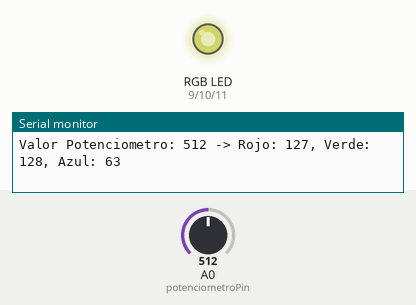
A sketch run on a simulated Arduino Uno, built with avr-gcc and run on an emulated ATmega328P. On the bench: an RGB LED mixed from three pins (HIGH = lit), the last lines printed to the serial monitor. Inputs (shaded band) come from the test bench; at power-on: A0 (potenciometroPin) = 512. Dim RGB values are drawn brighter than linear.

Above: at 1.2 s.
1.3 s: A0 (potenciometroPin) set to 607
At 1.6 s:
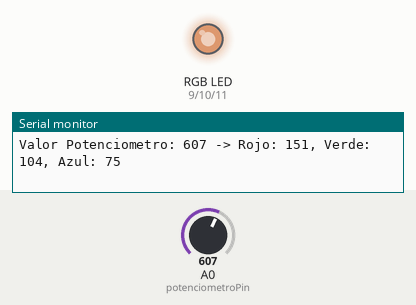
2.8 s: A0 (potenciometroPin) set to 639
At 3.4 s:
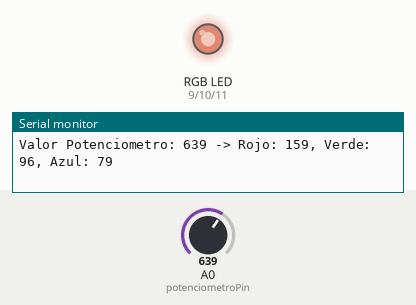
5.8 s: A0 (potenciometroPin) set to 0
At 6.9 s:
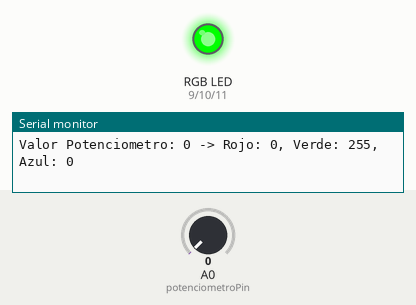
7.3 s: A0 (potenciometroPin) set to 122
At 8.5 s:
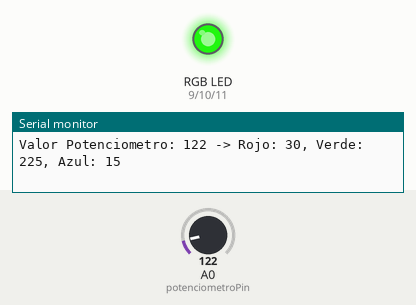
8.8 s: A0 (potenciometroPin) set to 306
At 9.2 s:
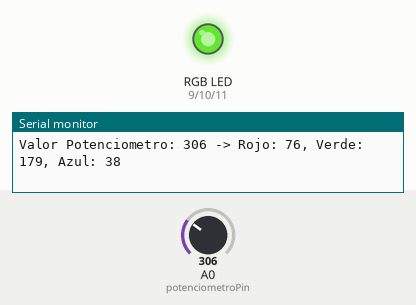
10.3 s: A0 (potenciometroPin) set to 384
At 10.8 s:
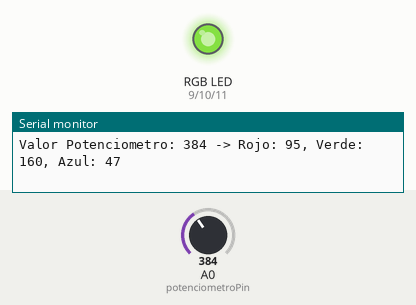
13.3 s: A0 (potenciometroPin) set to 410
Timing chart, 0 to 16.3 s (numbered marks = the images above; inputs shaded):
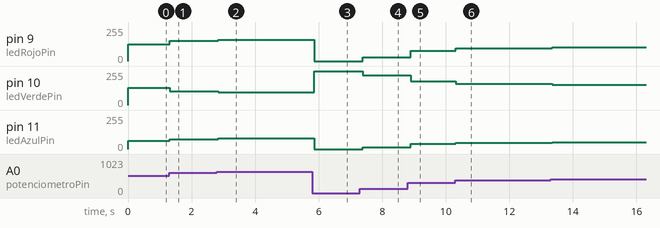

Measured:
- after the input at 1.3 s, pin 9 (ledRojoPin): 127/255 → 151/255 at once; pin 10 (ledVerdePin): 128/255 → 104/255 at once; pin 11 (ledAzulPin): 63/255 → 75/255 at once
- after the input at 2.8 s, pin 9 (ledRojoPin): 151/255 → 159/255 at once; pin 10 (ledVerdePin): 104/255 → 96/255 at once; pin 11 (ledAzulPin): 75/255 → 79/255 at once
- after the input at 5.8 s, pin 9 (ledRojoPin): 159/255 → 0/255 after 0.07 s; pin 10 (ledVerdePin): 96/255 → 255/255 after 0.07 s; pin 11 (ledAzulPin): 79/255 → 0/255 after 0.07 s
- after the input at 7.3 s, pin 9 (ledRojoPin): 0/255 → 30/255 after 0.08 s; pin 10 (ledVerdePin): 255/255 → 225/255 after 0.08 s; pin 11 (ledAzulPin): 0/255 → 15/255 after 0.08 s
- after the input at 8.8 s, pin 9 (ledRojoPin): 30/255 → 76/255 after 0.10 s; pin 10 (ledVerdePin): 225/255 → 179/255 after 0.10 s; pin 11 (ledAzulPin): 15/255 → 38/255 after 0.10 s
- after the input at 10.3 s, pin 9 (ledRojoPin): 76/255 → 95/255 at once; pin 10 (ledVerdePin): 179/255 → 160/255 at once; pin 11 (ledAzulPin): 38/255 → 47/255 at once
- after the input at 13.3 s, pin 9 (ledRojoPin): 95/255 → 102/255 after 0.05 s; pin 10 (ledVerdePin): 160/255 → 153/255 after 0.05 s; pin 11 (ledAzulPin): 47/255 → 51/255 after 0.05 s

The sketch:

main.ino
```cpp
// Definir los pines del LED RGB en el Arduino Esplora
const int ledRojoPin = 9;   // Pin digital 9 para el componente rojo del LED RGB
const int ledVerdePin = 10; // Pin digital 10 para el componente verde del LED RGB
const int ledAzulPin = 11;  // Pin digital 11 para el componente azul del LED RGB

// Definir el pin del potenciómetro
const int potenciometroPin = A0; // Pin analógico A0 para el potenciómetro

void setup() {
  // Configurar los pines del LED RGB como salidas
  pinMode(ledRojoPin, OUTPUT);  // Configura el pin 9 como salida para el LED rojo
  pinMode(ledVerdePin, OUTPUT); // Configura el pin 10 como salida para el LED verde
  pinMode(ledAzulPin, OUTPUT);  // Configura el pin 11 como salida para el LED azul

  // Configurar el pin del potenciómetro como entrada
  // Aunque los pines analógicos se configuran automáticamente como entrada,
  // podemos especificar que A0 es de entrada si queremos ser explícitos.
  pinMode(potenciometroPin, INPUT); // Configura el pin A0 como entrada

  // Inicializar la comunicación serial a 9600 baudios para depuración
  Serial.begin(9600); // Establece la velocidad de comunicación serial a 9600 baudios
}

void loop() {
  // Leer el valor del potenciómetro (0 a 1023)
  int valorPotenciometro = analogRead(potenciometroPin); // Lee el valor del pin A0

  // Mapear el valor del potenciómetro a un rango de 0 a 255 para cada color
  int valorMapeado = map(valorPotenciometro, 0, 1023, 0, 255); // Mapea el valor de 0-1023 a 0-255

  // Asignar valores a los componentes del LED RGB
  int rojo = valorMapeado;       // Valor mapeado para el color rojo
  int verde = 255 - valorMapeado; // Complemento del valor mapeado para el color verde
  int azul = (valorMapeado / 2) % 256; // Escala azul para efectos visuales, ajustado a un rango de 0-255

  // Ajustar el color del LED RGB
  analogWrite(ledRojoPin, rojo);  // Ajusta la intensidad del color rojo en el pin 9
  analogWrite(ledVerdePin, verde); // Ajusta la intensidad del color verde en el pin 10
  analogWrite(ledAzulPin, azul);  // Ajusta la intensidad del color azul en el pin 11

  // Mostrar los valores en el monitor serial para depuración
  Serial.print("Valor Potenciometro: ");
  Serial.print(valorPotenciometro); // Imprime el valor leído del potenciómetro
  Serial.print(" -> Rojo: ");
  Serial.print(rojo); // Imprime la intensidad del color rojo
  Serial.print(", Verde: ");
  Serial.print(verde); // Imprime la intensidad del color verde
  Serial.print(", Azul: ");
  Serial.println(azul); // Imprime la intensidad del color azul

  // Esperar un poco antes de la próxima lectura
  delay(100); // Espera 100 milisegundos antes de la próxima iteración del loop
}
```
